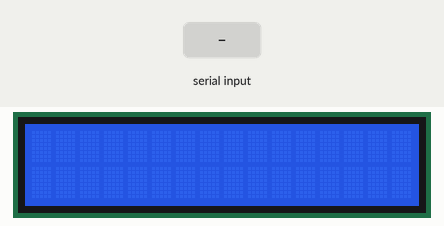
Recording of a sketch running on a simulated Arduino Uno, built with avr-gcc and run on an emulated ATmega328P. On the bench: 16×2 character LCD. The inputs (shaded band) are chosen by the test bench. What the sketch prints to the serial monitor is not drawn.

Above: at 1.2 s.
1.3 s: "1" received over Serial
3.8 s: "0" received over Serial
At 4.94 s:
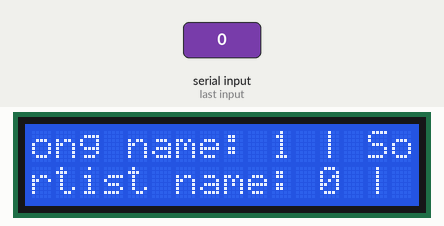
At 5.43 s:
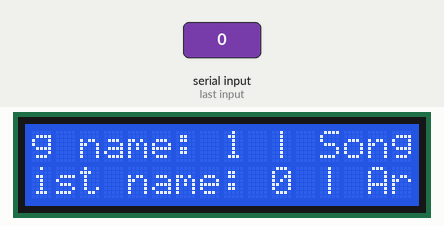

Measured:
- after the input at 1.3 s, every drawn part: stays the same
- after the input at 3.8 s, the display: changes after 1.0 s (image 1)

The sketch:

LCD_Screen.ino
```cpp
// include the library code:
#include <LiquidCrystal.h>

//  Pins for LCD
const int registerPin = 7;
const int enablePin = 8;
const int D4Pin = 9;
const int D5Pin = 10;
const int D6Pin = 11;
const int D7Pin = 12;

//  Constants for LCD
const int SIZE_OF_ROW = 16;
const int NUM_COLS = 2;

// initialize the library with the numbers of the interface pins
LiquidCrystal lcd(registerPin, enablePin, D4Pin, D5Pin, D6Pin, D7Pin);

//Text for state1
String text1 = String("Song name: ");
int TEXT1_LENGTH;
String text2 = String("Artist name: ");
int TEXT2_LENGTH;

//Index for both lines of text
int text1Index = 0;
int text2Index = 0;

bool inputRecieved = false;
long prevMillis = 0;

#define LCD_DELAY 250

void scroll(int row, String text, int *index, int length) {
  //Rewrites line 2 with charcter from quote, giving "illusion" of scrolling
  lcd.setCursor(0, row);
  for (int i = 0; i < SIZE_OF_ROW; i++) {
    lcd.print(text.charAt((i + (*index)) % length));
  }

  //Sets quote index back to 0 if too high
  if ((*index) % length == 0) {
    (*index) = 0;
  }

  (*index)++;
}

void setup() {
  // put your setup code here, to run once:
  Serial.begin(9600); //Sets up Serial monitor (for debugging)
  lcd.begin(SIZE_OF_ROW, NUM_COLS); //Initializes display of LCD
}

void getInput(){
  Serial.println("Input Song name:");
  while (Serial.available() == 0) {}

  String input = Serial.readString();
  input.trim();
  text1 += input + " | ";
  TEXT1_LENGTH = text1.length();

  Serial.println("Input Artist name:");
  while (Serial.available() == 0) {}

  input = Serial.readString();
  input.trim();
  text2 += input + " | ";
  TEXT2_LENGTH = text2.length();

  Serial.print(text1);
  Serial.print(text2);
}


void loop() {
  // put your main code here, to run repeatedly:

  if (inputRecieved == false) {
    getInput();
    inputRecieved = true;
    lcd.clear();
    //Rewrites line 1 with charcter from quote, giving "illusion" of scrolling
    scroll(0, text1, &text1Index, TEXT1_LENGTH);
    //Rewrites line 2 with charcter from quote, giving "illusion" of scrolling
    scroll(1, text2, &text2Index, TEXT2_LENGTH);
  }

  long currentMillis = millis();

  if (currentMillis - prevMillis >= LCD_DELAY) {
    prevMillis = currentMillis;
    lcd.clear();
    //Rewrites line 1 with charcter from quote, giving "illusion" of scrolling
    scroll(0, text1, &text1Index, TEXT1_LENGTH);
    //Rewrites line 2 with charcter from quote, giving "illusion" of scrolling
    scroll(1, text2, &text2Index, TEXT2_LENGTH);
  }

}
```
